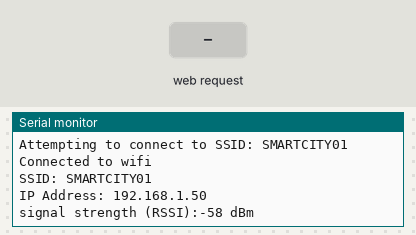
The sketch below on a simulated Arduino MKR. Shown: the last lines printed to the serial monitor. Inputs (shaded band) come from the test bench. WiFi joins after 1.5 s; servers stay silent unless stated.

Above: at 3.7 s.
3.8 s: HTTP request GET /1A received
At 5.7 s:
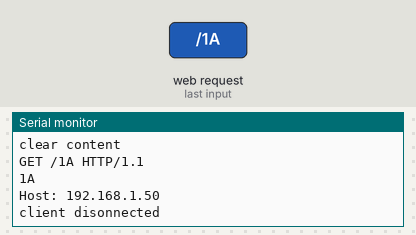
6.0 s: HTTP request GET /1B received
At 6.86 s:
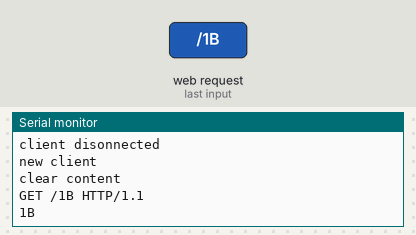

Measured:
- after the input at 3.8 s, the serial monitor: prints a new line after 0.70 s (image 1)
- after the input at 6.0 s, the serial monitor: prints a new line after 0.71 s (image 2)

The sketch:

WebServer_MKR1000_Inno_S2eth-1.ino
```cpp
#include <WiFi101.h>
#include "arduino_secrets.h"
#include <SPI.h>
#include <String.h>
boolean  RelayMode[4]= { false,false,false,false} ;


///////please enter your sensitive data in the Secret tab/arduino_secrets.h
char ssid[] = SECRET_SSID;        // your network SSID (name)
char pass[] = SECRET_PASS;    // your network password (use for WPA, or use as key for WEP)
int keyIndex = 0;            // your network key Index number (needed only for WEP)
int status = WL_IDLE_STATUS;

IPAddress deviceip(192,168,88,177);
IPAddress  RelayDevice(192,168,88,152) ;
int  RelayDevicePort = 502 ;
//------------------IP DataEthernetClient

uint8_t TurnOn[4][8] = {
                          {0x01,0x05,0x00,0x00,0xFF,0x00,0x8C,0x3A} ,
                          {0x01,0x05,0x00,0x01,0xFF,0x00,0xDD,0xFA} ,
                          {0x01,0x05,0x00,0x02,0xFF,0x00,0x2D,0xFA} ,
                          {0x01,0x05,0x00,0x03,0xFF,0x00,0x7C,0x3A} ,
                          } ;

uint8_t TurnOff[4][8] = {
                          {0x01,0x05,0x00,0x00,0x00,0x00,0xCD,0xCA} ,
                          {0x01,0x05,0x00,0x01,0x00,0x00,0x9C,0x0A} ,
                          {0x01,0x05,0x00,0x02,0x00,0x00,0x6C,0x0A} ,
                          {0x01,0x05,0x00,0x03,0x00,0x00,0x3D,0xCA}
                          } ;

 // Please update IP address according to your local network
String MacData ;
WiFiServer server(80);
 String currentLine = "";                // make a String to hold incoming data from the client
  WiFiClient client;
WiFiClient client1;

void setup() {
   Serial.begin(9600);
     Serial.println("MKR1000 Ethernet to Modbus Gateway Start") ;
 /*
  //Initialize serial and wait for port to open:
  if (Ethernet.begin(mac) == 0) {
    Serial.println("Failed to configure Ethernet using DHCP");
    // try to congifure using IP address instead of DHCP:
    Ethernet.begin(mac,deviceip);
  Serial.print("IP 位址：");
  Serial.println(Ethernet.localIP());

  }
  */
  while (status != WL_CONNECTED) {
    Serial.print("Attempting to connect to SSID: ");
    Serial.println(ssid);
    // Connect to WPA/WPA2 network. Change this line if using open or WEP network:
    status = WiFi.begin(ssid, pass);

    // wait 10 seconds for connection:
    delay(1000);
  }
    server.begin();
  Serial.println("Connected to wifi");
  printWiFiStatus();
MacData = GetMacAddress() ;
}

void loop() {
  // if you get a connection, report back via serial:
      {// this codeblock process Web Server
       client = server.available();   // listen for incoming clients

                if (client)
                {                             // if you get a client,
                  Serial.println("new client");           // print a message out the serial port
                  currentLine = "";                // make a String to hold incoming data from the client
                  Serial.println("clear content");           // print a message out the serial port
                  while (client.connected())
                  {            // loop while the client's connected
                    if (client.available())
                    {             // if there's bytes to read from the client,
                      char c = client.read();             // read a byte, then
                      Serial.write(c);                    // print it out the serial monitor
                   //   Serial.print("@") ;
                      if (c == '\n')
                      {                    // if the byte is a newline character
                        // Serial.print("~") ;
                        // if the current line is blank, you got two newline characters in a row.
                        // that's the end of the client HTTP request, so send a response:
                        if (currentLine.length() == 0)
                        {
                          // HTTP headers always start with a response code (e.g. HTTP/1.1 200 OK)
                          // and a content-type so the client knows what's coming, then a blank line:
                          client.println("HTTP/1.1 200 OK");

                          client.println("Content-type:text/html");
                          client.println();

                         client.print("<title>WebServer Control Modbus TCP Relay</title>");
                          client.println();
                                        client.print("<html>");
                                        client.println();
               //                         client.print("<body>");
               //                         client.println();
               //----------control code start--------------------
                                        // the content of the HTTP response follows the header:
                                        client.print("<p>Relay 1") ;
                                        if (RelayMode[0])
                                            {
                                                client.print("(ON)") ;
                                            }
                                              else
                                            {
                                                client.print("(OFF)") ;
                                            }

                                        client.print(":") ;
                                        client.print("<a href='/1A'>Open</a>") ;
                                        client.print("/") ;
                                        client.print("<a href='/1B'>Close</a>") ;
                                        client.print("</p>");
                                        client.print("<p>Relay 2") ;
                                        if (RelayMode[1])
                                            {
                                                client.print("(ON)") ;
                                            }
                                              else
                                            {
                                                client.print("(OFF)") ;
                                            }

                                        client.print(":") ;
                                        client.print("<a href='/2A'>Open</a>") ;
                                        client.print("/") ;
                                        client.print("<a href='/2B'>Close</a>") ;
                                        client.print("</p>");
                                        client.print("<p>Relay 3") ;
                                        if (RelayMode[2])
                                            {
                                                client.print("(ON)") ;
                                            }
                                              else
                                            {
                                                client.print("(OFF)") ;
                                            }

                                        client.print(":") ;
                                        client.print("<a href='/3A'>Open</a>") ;
                                        client.print("/") ;
                                        client.print("<a href='/3B'>Close</a>") ;
                                        client.print("</p>");
                                        client.print("<p>Relay 4") ;
                                        if (RelayMode[3])
                                            {
                                                client.print("(ON)") ;
                                            }
                                              else
                                            {
                                                client.print("(OFF)") ;
                                            }

                                        client.print(":") ;
                                        client.print("<a href='/4A'>Open</a>") ;
                                        client.print("/") ;
                                        client.print("<a href='/4B'>Close</a>") ;
                                        client.print("</p>");
              //----------control code end
                   //                     client.print("</body>");
                    //                    client.println();
                                        client.print("</html>");
                                        client.println();

                          // The HTTP response ends with another blank line:
                          client.println();
                          // break out of the while loop:
                          break;
                        }     // end of if (currentLine.length() == 0)
                        else
                        {    // if you got a newline, then clear currentLine:
                              // here new line happen
                              // so check string is GET Command
                               CheckConnectString() ;
                              currentLine = "";
                               // Serial.println("get new line so empty String") ;
                        }   // end of if (currentLine.length() == 0) (for else)
                      }     // end of  if (c == '\n')
                      else if (c != '\r')
                      {  // if you got anything else but a carriage return character,
                        currentLine += c;      // add it to the end of the currentLine
                      }     // end of  if (c == '\n')
                  // close the connection:


                    }   // end of if (client.available())
                      // inner while loop
                  }     // end of while (client.connected())

                    //  Serial.println("'while end'");

                  client.stop();
                  Serial.println("client disonnected");
                }   //end of   if (client)
                // bottome line of loop()
      }   //  END OF webserver codeblock


  delay(1000);
}

void CheckConnectString()
{
                  // Check to see if the client request was "GET /HN or "GET /LN":
       //     Serial.print("#") ;
       //     Serial.print("!");
       //     Serial.print(currentLine);

      //      Serial.print("!\n");
         //    Serial.println("Enter to Check Command");
         //  this is relay n control for nA  is relay n Turn on
         //  this is relay n control for nB  is relay n Turn off
        if (currentLine.startsWith("GET /1A"))
        {
              Serial.println("1A") ;
              RelayMode[0] = true ;
              TurnOnRelay(0);
        }
        if (currentLine.startsWith("GET /1B"))
        {
              Serial.println("1B") ;
              RelayMode[0] = false ;
              TurnOffRelay(0);
        }
         //  this is relay n control for nA  is relay n Turn on
         //  this is relay n control for nB  is relay n Turn off
        if (currentLine.startsWith("GET /2A"))
        {
              Serial.println("2A") ;
              RelayMode[1] = true ;
              TurnOnRelay(1);
        }
        if (currentLine.startsWith("GET /2B"))
        {
              Serial.println("2B") ;
              RelayMode[1] = false ;
              TurnOffRelay(1);
        }
         //  this is relay n control for nA  is relay n Turn on
         //  this is relay n control for nB  is relay n Turn off
        if (currentLine.startsWith("GET /3A"))
        {
              Serial.println("3A") ;
              RelayMode[2] = true ;
              TurnOnRelay(2);
        }
        if (currentLine.startsWith("GET /3B"))
        {
              Serial.println("3B") ;
              RelayMode[2] = false ;
              TurnOffRelay(2);
        }
         //  this is relay n control for nA  is relay n Turn on
         //  this is relay n control for nB  is relay n Turn off
        if (currentLine.startsWith("GET /4A"))
        {
              Serial.println("4A") ;
              RelayMode[3] = true ;
              TurnOnRelay(3);
        }
        if (currentLine.startsWith("GET /4B"))
        {
              Serial.println("4B") ;
              RelayMode[3] = false ;
              TurnOffRelay(3);
        }
        //-----------------
}
void TurnOnRelay(int no)
{
    if (client1.connect(RelayDevice, RelayDevicePort))
    {
       client1.write(&TurnOn[no][0],sizeof(TurnOn[no])) ;
      client1.write(0x0a) ;
      client1.stop() ;
    }
      else
  {
      Serial.println("Turn On Fail Connect") ;
      }
}

void TurnOffRelay(int no)
{
    if (client1.connect(RelayDevice, RelayDevicePort))
    {
       client1.write(&TurnOff[no][0],sizeof(TurnOff[no])) ;
      client1.write(0x0a) ;
      client1.stop() ;
    }
      else
  {
      Serial.println("Turn Off Fail Connect") ;
      }

}


void printWiFiStatus() {
  // print the SSID of the network you're attached to:
  Serial.print("SSID: ");
  Serial.println(WiFi.SSID());

  // print your WiFi shield's IP address:
  IPAddress ip = WiFi.localIP();
  Serial.print("IP Address: ");
  Serial.println(ip);

  // print the received signal strength:
  long rssi = WiFi.RSSI();
  Serial.print("signal strength (RSSI):");
  Serial.print(rssi);
  Serial.println(" dBm");
}

String GetMacAddress() {
  // the MAC address of your WiFi shield
  String Tmp = "" ;
  byte mac[6];

  // print your MAC address:
  WiFi.macAddress(mac);
  for (int i=0; i<6; i++)
    {
        Tmp.concat(print2HEX(mac[i])) ;
    }
    Tmp.toUpperCase() ;
  return Tmp ;
}


String  print2HEX(int number) {
  String ttt ;
  if (number >= 0 && number < 16)
  {
    ttt = String("0") + String(number,HEX);
  }
  else
  {
      ttt = String(number,HEX);
  }
  return ttt ;
}
```

arduino_secrets.h
```cpp
#define SECRET_SSID "SMARTCITY01"
#define SECRET_PASS "2018HACK01"
//#define SECRET_SSID "HSNET237"
//#define SECRET_PASS "12345678"
```
